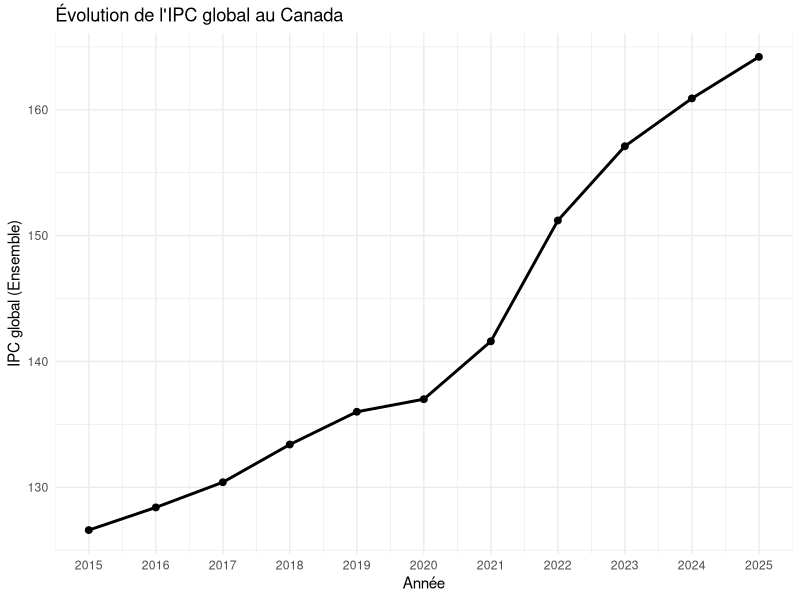
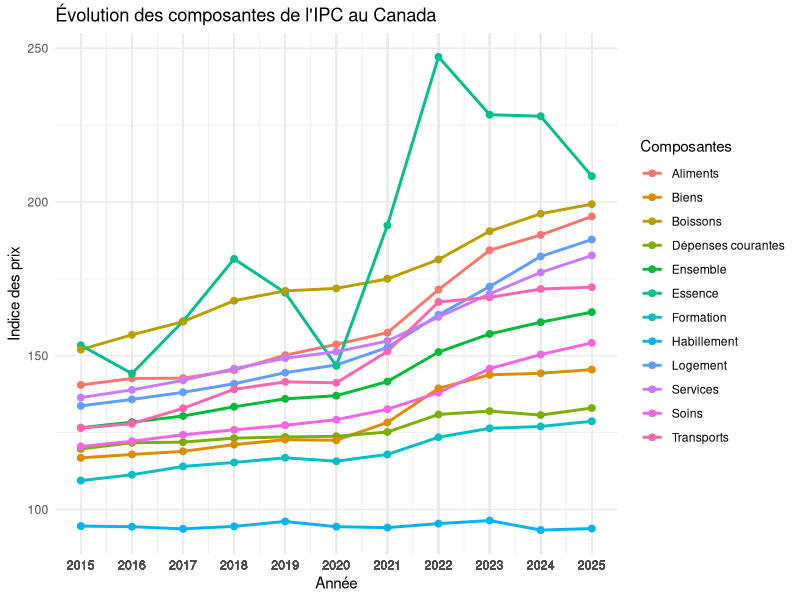

Source code (R) for these figures, in order:
## ---- chunk 1
knitr::opts_chunk$set(echo = TRUE)
## ---- chunk 2
library(readxl)
# 1. Chargement des données
ipc <- read_excel("IPC_Canada_Donnees_Traitees.xlsx", sheet = "IPC")

# 2.Vérification de la structure des données
str(ipc)

# 3. Affichage des premières lignes
head(ipc)

# 4. Résumé statistique global
summary(ipc[, -1])
## ---- chunk 3
library(ggplot2)

ggplot(ipc, aes(x = Année, y = Ensemble)) +
  geom_line(linewidth = 1) +
  geom_point(size = 2) +
  scale_x_continuous(breaks = ipc$Année) +
  labs(title = "Évolution de l'IPC global au Canada", 
       x = "Année", y = "IPC global (Ensemble)") +
  theme_minimal()
## ---- chunk 4
library(tidyr)

# 1. Transformation en format long (graphique multi-lignes)
ipc_long <- pivot_longer(ipc, cols = -Année,
                         names_to = "Composantes",
                         values_to = "IPC")

# 2. Graphique
ggplot(ipc_long, aes(x = Année, y = IPC, color = Composantes)) +
  geom_line(linewidth = 1) +
  geom_point(size = 2) +
  scale_x_continuous(breaks = ipc_long$Année) +
  labs(title = "Évolution des composantes de l'IPC au Canada",
       x = "Année", y = "Indice des prix") + theme_minimal()
## ---- chunk 5
library(knitr)
# 1. Matrice de corrélation (sans année)
cor_matrix <- cor(ipc[, -1])

# 2. Affichage
kable(cor_matrix, digits = 3, caption = "Matrice de corrélation")
## ---- chunk 6
# 1. Modèle de régression
modele <- lm(Ensemble ~ Logement + Aliments, data = ipc)

# 2. Résultats
summary(modele)

# 3. Vérification
library(car)
vif(modele)
## ---- chunk 7
# 1. Modèle de prédiction simple
modele_pred <- lm(Ensemble ~ Logement, data = ipc)

# 2. Résumé du modèle
summary(modele_pred)

# 3. Prédictions pour 2026
prediction_2026 <- predict(modele_pred, newdata = data.frame(Logement = 192))
prediction_2026
